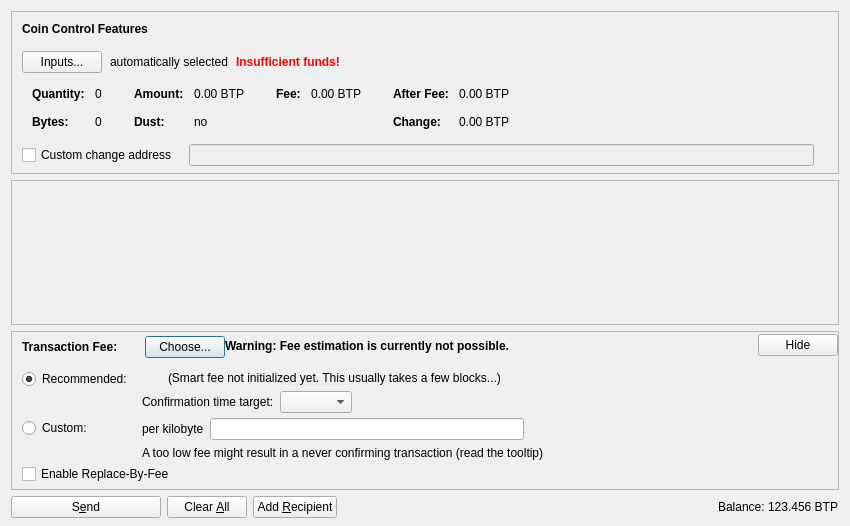
<?xml version="1.0" encoding="UTF-8"?>
<ui version="4.0">
 <class>SendCoinsDialog</class>
 <widget class="QDialog" name="SendCoinsDialog">
  <property name="geometry">
   <rect>
    <x>0</x>
    <y>0</y>
    <width>850</width>
    <height>526</height>
   </rect>
  </property>
  <property name="windowTitle">
   <string>Send Coins</string>
  </property>
  <layout class="QVBoxLayout" name="verticalLayout" stretch="0,1,0,0">
   <property name="bottomMargin">
    <number>8</number>
   </property>
   <item>
    <widget class="QFrame" name="frameCoinControl">
     <property name="sizePolicy">
      <sizepolicy hsizetype="Expanding" vsizetype="Expanding">
       <horstretch>0</horstretch>
       <verstretch>0</verstretch>
      </sizepolicy>
     </property>
     <property name="maximumSize">
      <size>
       <width>16777215</width>
       <height>16777215</height>
      </size>
     </property>
     <property name="frameShape">
      <enum>QFrame::StyledPanel</enum>
     </property>
     <property name="frameShadow">
      <enum>QFrame::Sunken</enum>
     </property>
     <layout class="QVBoxLayout" name="verticalLayoutCoinControl2">
      <property name="spacing">
       <number>0</number>
      </property>
      <property name="leftMargin">
       <number>0</number>
      </property>
      <property name="topMargin">
       <number>0</number>
      </property>
      <property name="rightMargin">
       <number>0</number>
      </property>
      <property name="bottomMargin">
       <number>6</number>
      </property>
      <item>
       <layout class="QVBoxLayout" name="verticalLayoutCoinControl" stretch="0,0,0,0,1">
        <property name="spacing">
         <number>0</number>
        </property>
        <property name="leftMargin">
         <number>10</number>
        </property>
        <property name="topMargin">
         <number>10</number>
        </property>
        <item>
         <layout class="QHBoxLayout" name="horizontalLayoutCoinControl1">
          <property name="bottomMargin">
           <number>15</number>
          </property>
          <item>
           <widget class="QLabel" name="labelCoinControlFeatures">
            <property name="sizePolicy">
             <sizepolicy hsizetype="Preferred" vsizetype="Maximum">
              <horstretch>0</horstretch>
              <verstretch>0</verstretch>
             </sizepolicy>
            </property>
            <property name="font">
             <font>
              <weight>75</weight>
              <bold>true</bold>
             </font>
            </property>
            <property name="styleSheet">
             <string notr="true">font-weight:bold;</string>
            </property>
            <property name="text">
             <string>Coin Control Features</string>
            </property>
           </widget>
          </item>
         </layout>
        </item>
        <item>
         <layout class="QHBoxLayout" name="horizontalLayoutCoinControl2" stretch="0,0,0,0">
          <property name="spacing">
           <number>8</number>
          </property>
          <property name="bottomMargin">
           <number>10</number>
          </property>
          <item>
           <widget class="QPushButton" name="pushButtonCoinControl">
            <property name="styleSheet">
             <string notr="true"/>
            </property>
            <property name="text">
             <string>Inputs...</string>
            </property>
            <property name="autoDefault">
             <bool>false</bool>
            </property>
           </widget>
          </item>
          <item>
           <widget class="QLabel" name="labelCoinControlAutomaticallySelected">
            <property name="text">
             <string>automatically selected</string>
            </property>
            <property name="margin">
             <number>5</number>
            </property>
           </widget>
          </item>
          <item>
           <widget class="QLabel" name="labelCoinControlInsuffFunds">
            <property name="font">
             <font>
              <weight>75</weight>
              <bold>true</bold>
             </font>
            </property>
            <property name="styleSheet">
             <string notr="true">color:red;font-weight:bold;</string>
            </property>
            <property name="text">
             <string>Insufficient funds!</string>
            </property>
            <property name="margin">
             <number>5</number>
            </property>
           </widget>
          </item>
          <item>
           <spacer name="horizontalSpacerCoinControl">
            <property name="orientation">
             <enum>Qt::Horizontal</enum>
            </property>
            <property name="sizeHint" stdset="0">
             <size>
              <width>40</width>
              <height>1</height>
             </size>
            </property>
           </spacer>
          </item>
         </layout>
        </item>
        <item>
         <widget class="QWidget" name="widgetCoinControl" native="true">
          <property name="sizePolicy">
           <sizepolicy hsizetype="Preferred" vsizetype="Preferred">
            <horstretch>0</horstretch>
            <verstretch>0</verstretch>
           </sizepolicy>
          </property>
          <property name="minimumSize">
           <size>
            <width>0</width>
            <height>0</height>
           </size>
          </property>
          <property name="styleSheet">
           <string notr="true"/>
          </property>
          <layout class="QHBoxLayout" name="horizontalLayoutCoinControl5">
           <property name="leftMargin">
            <number>0</number>
           </property>
           <property name="topMargin">
            <number>0</number>
           </property>
           <property name="rightMargin">
            <number>0</number>
           </property>
           <property name="bottomMargin">
            <number>0</number>
           </property>
           <item>
            <layout class="QHBoxLayout" name="horizontalLayoutCoinControl3" stretch="0,0,0,1">
             <property name="spacing">
              <number>20</number>
             </property>
             <property name="topMargin">
              <number>0</number>
             </property>
             <property name="bottomMargin">
              <number>10</number>
             </property>
             <item>
              <layout class="QFormLayout" name="formLayoutCoinControl1">
               <property name="horizontalSpacing">
                <number>10</number>
               </property>
               <property name="verticalSpacing">
                <number>14</number>
               </property>
               <property name="leftMargin">
                <number>10</number>
               </property>
               <property name="topMargin">
                <number>4</number>
               </property>
               <property name="rightMargin">
                <number>6</number>
               </property>
               <item row="0" column="0">
                <widget class="QLabel" name="labelCoinControlQuantityText">
                 <property name="font">
                  <font>
                   <weight>75</weight>
                   <bold>true</bold>
                  </font>
                 </property>
                 <property name="text">
                  <string>Quantity:</string>
                 </property>
                 <property name="margin">
                  <number>0</number>
                 </property>
                </widget>
               </item>
               <item row="0" column="1">
                <widget class="QLabel" name="labelCoinControlQuantity">
                 <property name="cursor">
                  <cursorShape>IBeamCursor</cursorShape>
                 </property>
                 <property name="contextMenuPolicy">
                  <enum>Qt::ActionsContextMenu</enum>
                 </property>
                 <property name="text">
                  <string notr="true">0</string>
                 </property>
                 <property name="margin">
                  <number>0</number>
                 </property>
                 <property name="textInteractionFlags">
                  <set>Qt::LinksAccessibleByMouse|Qt::TextSelectableByKeyboard|Qt::TextSelectableByMouse</set>
                 </property>
                </widget>
               </item>
               <item row="1" column="0">
                <widget class="QLabel" name="labelCoinControlBytesText">
                 <property name="font">
                  <font>
                   <weight>75</weight>
                   <bold>true</bold>
                  </font>
                 </property>
                 <property name="text">
                  <string>Bytes:</string>
                 </property>
                </widget>
               </item>
               <item row="1" column="1">
                <widget class="QLabel" name="labelCoinControlBytes">
                 <property name="cursor">
                  <cursorShape>IBeamCursor</cursorShape>
                 </property>
                 <property name="contextMenuPolicy">
                  <enum>Qt::ActionsContextMenu</enum>
                 </property>
                 <property name="text">
                  <string notr="true">0</string>
                 </property>
                 <property name="textInteractionFlags">
                  <set>Qt::LinksAccessibleByMouse|Qt::TextSelectableByKeyboard|Qt::TextSelectableByMouse</set>
                 </property>
                </widget>
               </item>
              </layout>
             </item>
             <item>
              <layout class="QFormLayout" name="formLayoutCoinControl2">
               <property name="horizontalSpacing">
                <number>10</number>
               </property>
               <property name="verticalSpacing">
                <number>14</number>
               </property>
               <property name="leftMargin">
                <number>6</number>
               </property>
               <property name="topMargin">
                <number>4</number>
               </property>
               <property name="rightMargin">
                <number>6</number>
               </property>
               <item row="0" column="0">
                <widget class="QLabel" name="labelCoinControlAmountText">
                 <property name="font">
                  <font>
                   <weight>75</weight>
                   <bold>true</bold>
                  </font>
                 </property>
                 <property name="text">
                  <string>Amount:</string>
                 </property>
                 <property name="margin">
                  <number>0</number>
                 </property>
                </widget>
               </item>
               <item row="0" column="1">
                <widget class="QLabel" name="labelCoinControlAmount">
                 <property name="cursor">
                  <cursorShape>IBeamCursor</cursorShape>
                 </property>
                 <property name="contextMenuPolicy">
                  <enum>Qt::ActionsContextMenu</enum>
                 </property>
                 <property name="text">
                  <string notr="true">0.00 BTP</string>
                 </property>
                 <property name="textInteractionFlags">
                  <set>Qt::LinksAccessibleByMouse|Qt::TextSelectableByKeyboard|Qt::TextSelectableByMouse</set>
                 </property>
                </widget>
               </item>
               <item row="1" column="0">
                <widget class="QLabel" name="labelCoinControlLowOutputText">
                 <property name="font">
                  <font>
                   <weight>75</weight>
                   <bold>true</bold>
                  </font>
                 </property>
                 <property name="text">
                  <string>Dust:</string>
                 </property>
                </widget>
               </item>
               <item row="1" column="1">
                <widget class="QLabel" name="labelCoinControlLowOutput">
                 <property name="cursor">
                  <cursorShape>IBeamCursor</cursorShape>
                 </property>
                 <property name="contextMenuPolicy">
                  <enum>Qt::ActionsContextMenu</enum>
                 </property>
                 <property name="text">
                  <string notr="true">no</string>
                 </property>
                 <property name="textInteractionFlags">
                  <set>Qt::LinksAccessibleByMouse|Qt::TextSelectableByKeyboard|Qt::TextSelectableByMouse</set>
                 </property>
                </widget>
               </item>
              </layout>
             </item>
             <item>
              <layout class="QFormLayout" name="formLayoutCoinControl3">
               <property name="horizontalSpacing">
                <number>10</number>
               </property>
               <property name="verticalSpacing">
                <number>14</number>
               </property>
               <property name="leftMargin">
                <number>6</number>
               </property>
               <property name="topMargin">
                <number>4</number>
               </property>
               <property name="rightMargin">
                <number>6</number>
               </property>
               <item row="0" column="0">
                <widget class="QLabel" name="labelCoinControlFeeText">
                 <property name="font">
                  <font>
                   <weight>75</weight>
                   <bold>true</bold>
                  </font>
                 </property>
                 <property name="text">
                  <string>Fee:</string>
                 </property>
                 <property name="margin">
                  <number>0</number>
                 </property>
                </widget>
               </item>
               <item row="0" column="1">
                <widget class="QLabel" name="labelCoinControlFee">
                 <property name="cursor">
                  <cursorShape>IBeamCursor</cursorShape>
                 </property>
                 <property name="contextMenuPolicy">
                  <enum>Qt::ActionsContextMenu</enum>
                 </property>
                 <property name="text">
                  <string notr="true">0.00 BTP</string>
                 </property>
                 <property name="textInteractionFlags">
                  <set>Qt::LinksAccessibleByMouse|Qt::TextSelectableByKeyboard|Qt::TextSelectableByMouse</set>
                 </property>
                </widget>
               </item>
              </layout>
             </item>
             <item>
              <layout class="QFormLayout" name="formLayoutCoinControl4">
               <property name="horizontalSpacing">
                <number>10</number>
               </property>
               <property name="verticalSpacing">
                <number>14</number>
               </property>
               <property name="leftMargin">
                <number>6</number>
               </property>
               <property name="topMargin">
                <number>4</number>
               </property>
               <property name="rightMargin">
                <number>6</number>
               </property>
               <item row="0" column="0">
                <widget class="QLabel" name="labelCoinControlAfterFeeText">
                 <property name="font">
                  <font>
                   <weight>75</weight>
                   <bold>true</bold>
                  </font>
                 </property>
                 <property name="text">
                  <string>After Fee:</string>
                 </property>
                 <property name="margin">
                  <number>0</number>
                 </property>
                </widget>
               </item>
               <item row="0" column="1">
                <widget class="QLabel" name="labelCoinControlAfterFee">
                 <property name="cursor">
                  <cursorShape>IBeamCursor</cursorShape>
                 </property>
                 <property name="contextMenuPolicy">
                  <enum>Qt::ActionsContextMenu</enum>
                 </property>
                 <property name="text">
                  <string notr="true">0.00 BTP</string>
                 </property>
                 <property name="textInteractionFlags">
                  <set>Qt::LinksAccessibleByMouse|Qt::TextSelectableByKeyboard|Qt::TextSelectableByMouse</set>
                 </property>
                </widget>
               </item>
               <item row="1" column="0">
                <widget class="QLabel" name="labelCoinControlChangeText">
                 <property name="font">
                  <font>
                   <weight>75</weight>
                   <bold>true</bold>
                  </font>
                 </property>
                 <property name="text">
                  <string>Change:</string>
                 </property>
                </widget>
               </item>
               <item row="1" column="1">
                <widget class="QLabel" name="labelCoinControlChange">
                 <property name="cursor">
                  <cursorShape>IBeamCursor</cursorShape>
                 </property>
                 <property name="contextMenuPolicy">
                  <enum>Qt::ActionsContextMenu</enum>
                 </property>
                 <property name="text">
                  <string notr="true">0.00 BTP</string>
                 </property>
                 <property name="textInteractionFlags">
                  <set>Qt::LinksAccessibleByMouse|Qt::TextSelectableByKeyboard|Qt::TextSelectableByMouse</set>
                 </property>
                </widget>
               </item>
              </layout>
             </item>
            </layout>
           </item>
          </layout>
         </widget>
        </item>
        <item>
         <layout class="QHBoxLayout" name="horizontalLayoutCoinControl4" stretch="0,0,0">
          <property name="spacing">
           <number>12</number>
          </property>
          <property name="sizeConstraint">
           <enum>QLayout::SetDefaultConstraint</enum>
          </property>
          <property name="topMargin">
           <number>5</number>
          </property>
          <property name="rightMargin">
           <number>5</number>
          </property>
          <item>
           <widget class="QCheckBox" name="checkBoxCoinControlChange">
            <property name="toolTip">
             <string>If this is activated, but the change address is empty or invalid, change will be sent to a newly generated address.</string>
            </property>
            <property name="text">
             <string>Custom change address</string>
            </property>
           </widget>
          </item>
          <item>
           <widget class="QValidatedLineEdit" name="lineEditCoinControlChange">
            <property name="enabled">
             <bool>false</bool>
            </property>
            <property name="sizePolicy">
             <sizepolicy hsizetype="Expanding" vsizetype="Fixed">
              <horstretch>0</horstretch>
              <verstretch>0</verstretch>
             </sizepolicy>
            </property>
           </widget>
          </item>
          <item>
           <widget class="QLabel" name="labelCoinControlChangeLabel">
            <property name="sizePolicy">
             <sizepolicy hsizetype="Preferred" vsizetype="Expanding">
              <horstretch>0</horstretch>
              <verstretch>0</verstretch>
             </sizepolicy>
            </property>
            <property name="minimumSize">
             <size>
              <width>0</width>
              <height>0</height>
             </size>
            </property>
            <property name="text">
             <string/>
            </property>
            <property name="margin">
             <number>3</number>
            </property>
           </widget>
          </item>
         </layout>
        </item>
        <item>
         <spacer name="verticalSpacerCoinControl">
          <property name="orientation">
           <enum>Qt::Vertical</enum>
          </property>
          <property name="sizeHint" stdset="0">
           <size>
            <width>800</width>
            <height>1</height>
           </size>
          </property>
         </spacer>
        </item>
       </layout>
      </item>
     </layout>
    </widget>
   </item>
   <item>
    <widget class="QScrollArea" name="scrollArea">
     <property name="widgetResizable">
      <bool>true</bool>
     </property>
     <widget class="QWidget" name="scrollAreaWidgetContents">
      <property name="geometry">
       <rect>
        <x>0</x>
        <y>0</y>
        <width>830</width>
        <height>104</height>
       </rect>
      </property>
      <layout class="QVBoxLayout" name="verticalLayout_2" stretch="0,1">
       <property name="leftMargin">
        <number>0</number>
       </property>
       <property name="topMargin">
        <number>0</number>
       </property>
       <property name="rightMargin">
        <number>0</number>
       </property>
       <property name="bottomMargin">
        <number>0</number>
       </property>
       <item>
        <layout class="QVBoxLayout" name="entries">
         <property name="spacing">
          <number>6</number>
         </property>
        </layout>
       </item>
       <item>
        <spacer name="verticalSpacer">
         <property name="orientation">
          <enum>Qt::Vertical</enum>
         </property>
         <property name="sizeHint" stdset="0">
          <size>
           <width>20</width>
           <height>40</height>
          </size>
         </property>
        </spacer>
       </item>
      </layout>
     </widget>
    </widget>
   </item>
   <item>
    <widget class="QFrame" name="frameFee">
     <property name="sizePolicy">
      <sizepolicy hsizetype="Expanding" vsizetype="Expanding">
       <horstretch>0</horstretch>
       <verstretch>0</verstretch>
      </sizepolicy>
     </property>
     <property name="maximumSize">
      <size>
       <width>16777215</width>
       <height>16777215</height>
      </size>
     </property>
     <property name="frameShape">
      <enum>QFrame::StyledPanel</enum>
     </property>
     <property name="frameShadow">
      <enum>QFrame::Sunken</enum>
     </property>
     <layout class="QVBoxLayout" name="verticalLayoutFee1">
      <property name="spacing">
       <number>0</number>
      </property>
      <property name="leftMargin">
       <number>0</number>
      </property>
      <property name="topMargin">
       <number>0</number>
      </property>
      <property name="rightMargin">
       <number>0</number>
      </property>
      <property name="bottomMargin">
       <number>0</number>
      </property>
      <item>
       <layout class="QVBoxLayout" name="verticalLayoutFee2" stretch="0,0,0">
        <property name="spacing">
         <number>0</number>
        </property>
        <property name="leftMargin">
         <number>10</number>
        </property>
        <property name="topMargin">
         <number>0</number>
        </property>
        <item>
         <layout class="QHBoxLayout" name="horizontalLayoutFee1">
          <property name="bottomMargin">
           <number>0</number>
          </property>
          <item>
           <layout class="QVBoxLayout" name="verticalLayoutFee7">
            <property name="spacing">
             <number>0</number>
            </property>
            <item>
             <spacer name="verticalSpacerSmartFee">
              <property name="orientation">
               <enum>Qt::Vertical</enum>
              </property>
              <property name="sizeType">
               <enum>QSizePolicy::Fixed</enum>
              </property>
              <property name="sizeHint" stdset="0">
               <size>
                <width>1</width>
                <height>4</height>
               </size>
              </property>
             </spacer>
            </item>
            <item>
             <layout class="QHBoxLayout" name="horizontalLayoutSmartFee">
              <property name="spacing">
               <number>10</number>
              </property>
              <item>
               <widget class="QLabel" name="labelFeeHeadline">
                <property name="sizePolicy">
                 <sizepolicy hsizetype="Preferred" vsizetype="Maximum">
                  <horstretch>0</horstretch>
                  <verstretch>0</verstretch>
                 </sizepolicy>
                </property>
                <property name="font">
                 <font>
                  <weight>75</weight>
                  <bold>true</bold>
                 </font>
                </property>
                <property name="styleSheet">
                 <string notr="true">font-weight:bold;</string>
                </property>
                <property name="text">
                 <string>Transaction Fee:</string>
                </property>
               </widget>
              </item>
              <item>
               <widget class="QLabel" name="labelFeeMinimized">
                <property name="text">
                 <string/>
                </property>
               </widget>
              </item>
              <item>
               <widget class="QPushButton" name="buttonChooseFee">
                <property name="text">
                 <string>Choose...</string>
                </property>
               </widget>
              </item>
             </layout>
            </item>
            <item>
             <spacer name="verticalSpacer_5">
              <property name="orientation">
               <enum>Qt::Vertical</enum>
              </property>
              <property name="sizeHint" stdset="0">
               <size>
                <width>1</width>
                <height>1</height>
               </size>
              </property>
             </spacer>
            </item>
           </layout>
          </item>
          <item>
           <widget class="QLabel" name="fallbackFeeWarningLabel">
            <property name="toolTip">
             <string>Using the fallbackfee can result in sending a transaction that will take several hours or days (or never) to confirm. Consider choosing your fee manually or wait until you have validated the complete chain.</string>
            </property>
            <property name="font">
            <font>
                <weight>75</weight>
                <bold>true</bold>
            </font>
            </property>
            <property name="text">
             <string>Warning: Fee estimation is currently not possible.</string>
            </property>
            <property name="wordWrap">
             <bool>false</bool>
            </property>
           </widget>
          </item>
          <item>
           <spacer name="horizontalSpacer_4">
            <property name="orientation">
             <enum>Qt::Horizontal</enum>
            </property>
            <property name="sizeType">
             <enum>QSizePolicy::MinimumExpanding</enum>
            </property>
            <property name="sizeHint" stdset="0">
             <size>
              <width>40</width>
              <height>20</height>
             </size>
            </property>
           </spacer>
          </item>
          <item>
           <widget class="QPushButton" name="buttonMinimizeFee">
            <property name="toolTip">
             <string>Hide transaction fee settings</string>
            </property>
            <property name="text">
             <string>Hide</string>
            </property>
           </widget>
          </item>
         </layout>
        </item>
        <item>
         <widget class="QFrame" name="frameFeeSelection">
          <layout class="QVBoxLayout" name="verticalLayoutFee12">
           <property name="spacing">
            <number>0</number>
           </property>
           <property name="leftMargin">
            <number>0</number>
           </property>
           <property name="topMargin">
            <number>0</number>
           </property>
           <property name="rightMargin">
            <number>0</number>
           </property>
           <property name="bottomMargin">
            <number>0</number>
           </property>
           <item>
            <layout class="QGridLayout" name="gridLayoutFee">
             <property name="topMargin">
              <number>10</number>
             </property>
             <property name="bottomMargin">
              <number>4</number>
             </property>
             <property name="horizontalSpacing">
              <number>10</number>
             </property>
             <property name="verticalSpacing">
              <number>4</number>
             </property>
             <item row="1" column="1">
              <layout class="QVBoxLayout" name="verticalLayoutFee8">
               <property name="spacing">
                <number>6</number>
               </property>
               <item>
                <layout class="QHBoxLayout" name="horizontalLayoutFee13">
                 <item>
                  <widget class="QLabel" name="labelCustomPerKilobyte">
                   <property name="toolTip">
                    <string>Specify a custom fee per kB (1,000 bytes) of the transaction's virtual size.

Note:  Since the fee is calculated on a per-byte basis, a fee of "100 satoshis per kB" for a transaction size of 500 bytes (half of 1 kB) would ultimately yield a fee of only 50 satoshis.</string>
                   </property>
                   <property name="text">
                    <string>per kilobyte</string>
                   </property>
                  </widget>
                 </item>
                 <item>
                  <widget class="BitPalAmountField" name="customFee"/>
                 </item>
                 <item>
                  <spacer name="horizontalSpacer_6">
                   <property name="orientation">
                    <enum>Qt::Horizontal</enum>
                   </property>
                   <property name="sizeHint" stdset="0">
                    <size>
                     <width>1</width>
                     <height>1</height>
                    </size>
                   </property>
                  </spacer>
                 </item>
                </layout>
               </item>
               <item>
                <layout class="QHBoxLayout" name="horizontalLayoutFee8">
                 <item>
                  <widget class="QLabel" name="labelCustomFeeWarning">
                   <property name="enabled">
                    <bool>true</bool>
                   </property>
                   <property name="toolTip">
                    <string>When there is less transaction volume than space in the blocks, miners as well as relaying nodes may enforce a minimum fee. Paying only this minimum fee is just fine, but be aware that this can result in a never confirming transaction once there is more demand for bitpal transactions than the network can process.</string>
                   </property>
                   <property name="text">
                    <string>A too low fee might result in a never confirming transaction (read the tooltip)</string>
                   </property>
                  </widget>
                 </item>
                 <item>
                  <spacer name="horizontalSpacer_2">
                   <property name="orientation">
                    <enum>Qt::Horizontal</enum>
                   </property>
                   <property name="sizeHint" stdset="0">
                    <size>
                     <width>1</width>
                     <height>1</height>
                    </size>
                   </property>
                  </spacer>
                 </item>
                </layout>
               </item>
              </layout>
             </item>
             <item row="0" column="0">
              <layout class="QVBoxLayout" name="verticalLayoutFee4" stretch="0,1">
               <item>
                <widget class="QRadioButton" name="radioSmartFee">
                 <property name="text">
                  <string>Recommended:</string>
                 </property>
                 <property name="checked">
                  <bool>true</bool>
                 </property>
                 <attribute name="buttonGroup">
                  <string notr="true">groupFee</string>
                 </attribute>
                </widget>
               </item>
               <item>
                <spacer name="verticalSpacer_2">
                 <property name="orientation">
                  <enum>Qt::Vertical</enum>
                 </property>
                 <property name="sizeHint" stdset="0">
                  <size>
                   <width>1</width>
                   <height>1</height>
                  </size>
                 </property>
                </spacer>
               </item>
              </layout>
             </item>
             <item row="1" column="0">
              <layout class="QVBoxLayout" name="verticalLayoutFee9" stretch="0,1">
               <item>
                <widget class="QRadioButton" name="radioCustomFee">
                 <property name="text">
                  <string>Custom:</string>
                 </property>
                 <attribute name="buttonGroup">
                  <string notr="true">groupFee</string>
                 </attribute>
                </widget>
               </item>
               <item>
                <spacer name="verticalSpacer_6">
                 <property name="orientation">
                  <enum>Qt::Vertical</enum>
                 </property>
                 <property name="sizeHint" stdset="0">
                  <size>
                   <width>1</width>
                   <height>1</height>
                  </size>
                 </property>
                </spacer>
               </item>
              </layout>
             </item>
             <item row="0" column="1">
              <layout class="QVBoxLayout" name="verticalLayoutFee3" stretch="0,0,1">
               <property name="spacing">
                <number>6</number>
               </property>
               <property name="topMargin">
                <number>2</number>
               </property>
               <item>
                <layout class="QHBoxLayout" name="horizontalLayoutFee12">
                 <item>
                  <widget class="QLabel" name="labelSmartFee">
                   <property name="text">
                    <string/>
                   </property>
                  </widget>
                 </item>
                 <item>
                  <widget class="QLabel" name="labelFeeEstimation">
                   <property name="text">
                    <string/>
                   </property>
                  </widget>
                 </item>
                 <item>
                  <widget class="QLabel" name="labelSmartFee2">
                   <property name="text">
                    <string>(Smart fee not initialized yet. This usually takes a few blocks...)</string>
                   </property>
                  </widget>
                 </item>
                 <item>
                  <spacer name="horizontalSpacer_5">
                   <property name="orientation">
                    <enum>Qt::Horizontal</enum>
                   </property>
                   <property name="sizeHint" stdset="0">
                    <size>
                     <width>1</width>
                     <height>1</height>
                    </size>
                   </property>
                  </spacer>
                 </item>
                </layout>
               </item>
               <item>
                <layout class="QHBoxLayout" name="horizontalLayoutFee9">
                 <item>
                  <layout class="QVBoxLayout" name="verticalLayoutFee6">
                   <item>
                    <widget class="QLabel" name="labelSmartFee3">
                     <property name="text">
                      <string>Confirmation time target:</string>
                     </property>
                    </widget>
                   </item>
                  </layout>
                 </item>
                 <item>
                  <layout class="QVBoxLayout" name="verticalLayoutFee5">
                   <property name="rightMargin">
                    <number>30</number>
                   </property>
                   <item>
                    <layout class="QHBoxLayout" name="horizontalLayoutConfTarget">
                     <property name="bottomMargin">
                      <number>0</number>
                     </property>
                     <item>
                      <widget class="QComboBox" name="confTargetSelector"/>
                     </item>
                     <item>
                      <spacer name="horizontalSpacerConfTarget">
                       <property name="orientation">
                        <enum>Qt::Horizontal</enum>
                       </property>
                       <property name="sizeHint" stdset="0">
                        <size>
                         <width>40</width>
                         <height>20</height>
                        </size>
                       </property>
                      </spacer>
                     </item>
                    </layout>
                   </item>
                  </layout>
                 </item>
                </layout>
               </item>
               <item>
                <spacer name="verticalSpacer_4">
                 <property name="orientation">
                  <enum>Qt::Vertical</enum>
                 </property>
                 <property name="sizeHint" stdset="0">
                  <size>
                   <width>1</width>
                   <height>1</height>
                  </size>
                 </property>
                </spacer>
               </item>
              </layout>
             </item>
            </layout>
           </item>
           <item>
            <widget class="QCheckBox" name="optInRBF">
             <property name="text">
              <string>Enable Replace-By-Fee</string>
             </property>
             <property name="toolTip">
              <string>With Replace-By-Fee (BIP-125) you can increase a transaction's fee after it is sent. Without this, a higher fee may be recommended to compensate for increased transaction delay risk.</string>
             </property>
            </widget>
           </item>
          </layout>
         </widget>
        </item>
        <item>
         <spacer name="verticalSpacerFee">
          <property name="orientation">
           <enum>Qt::Vertical</enum>
          </property>
          <property name="sizeHint" stdset="0">
           <size>
            <width>40</width>
            <height>5</height>
           </size>
          </property>
         </spacer>
        </item>
       </layout>
      </item>
     </layout>
    </widget>
   </item>
   <item>
    <layout class="QHBoxLayout" name="horizontalLayout">
     <item>
      <widget class="QPushButton" name="sendButton">
       <property name="minimumSize">
        <size>
         <width>150</width>
         <height>0</height>
        </size>
       </property>
       <property name="toolTip">
        <string>Confirm the send action</string>
       </property>
       <property name="text">
        <string>S&amp;end</string>
       </property>
       <property name="icon">
        <iconset resource="../bitpal.qrc">
         <normaloff>:/icons/send</normaloff>:/icons/send</iconset>
       </property>
       <property name="autoDefault">
        <bool>false</bool>
       </property>
       <property name="default">
        <bool>false</bool>
       </property>
      </widget>
     </item>
     <item>
      <widget class="QPushButton" name="clearButton">
       <property name="sizePolicy">
        <sizepolicy hsizetype="Minimum" vsizetype="Fixed">
         <horstretch>0</horstretch>
         <verstretch>0</verstretch>
        </sizepolicy>
       </property>
       <property name="toolTip">
        <string>Clear all fields of the form.</string>
       </property>
       <property name="text">
        <string>Clear &amp;All</string>
       </property>
       <property name="icon">
        <iconset resource="../bitpal.qrc">
         <normaloff>:/icons/remove</normaloff>:/icons/remove</iconset>
       </property>
       <property name="autoDefault">
        <bool>false</bool>
       </property>
      </widget>
     </item>
     <item>
      <widget class="QPushButton" name="addButton">
       <property name="toolTip">
        <string>Send to multiple recipients at once</string>
       </property>
       <property name="text">
        <string>Add &amp;Recipient</string>
       </property>
       <property name="icon">
        <iconset resource="../bitpal.qrc">
         <normaloff>:/icons/add</normaloff>:/icons/add</iconset>
       </property>
       <property name="autoDefault">
        <bool>false</bool>
       </property>
      </widget>
     </item>
     <item>
      <spacer name="horizontalSpacer">
       <property name="orientation">
        <enum>Qt::Horizontal</enum>
       </property>
       <property name="sizeHint" stdset="0">
        <size>
         <width>40</width>
         <height>20</height>
        </size>
       </property>
      </spacer>
     </item>
     <item>
      <layout class="QHBoxLayout" name="horizontalLayout_2">
       <property name="spacing">
        <number>3</number>
       </property>
       <item>
        <widget class="QLabel" name="labelBalanceName">
         <property name="sizePolicy">
          <sizepolicy hsizetype="Preferred" vsizetype="Fixed">
           <horstretch>0</horstretch>
           <verstretch>0</verstretch>
          </sizepolicy>
         </property>
         <property name="text">
          <string>Balance:</string>
         </property>
        </widget>
       </item>
       <item>
        <widget class="QLabel" name="labelBalance">
         <property name="sizePolicy">
          <sizepolicy hsizetype="Preferred" vsizetype="Fixed">
           <horstretch>0</horstretch>
           <verstretch>0</verstretch>
          </sizepolicy>
         </property>
         <property name="cursor">
          <cursorShape>IBeamCursor</cursorShape>
         </property>
         <property name="text">
          <string notr="true">123.456 BTP</string>
         </property>
         <property name="textInteractionFlags">
          <set>Qt::LinksAccessibleByMouse|Qt::TextSelectableByKeyboard|Qt::TextSelectableByMouse</set>
         </property>
        </widget>
       </item>
      </layout>
     </item>
    </layout>
   </item>
  </layout>
 </widget>
 <customwidgets>
  <customwidget>
   <class>QValidatedLineEdit</class>
   <extends>QLineEdit</extends>
   <header>qt/qvalidatedlineedit.h</header>
  </customwidget>
  <customwidget>
   <class>BitPalAmountField</class>
   <extends>QLineEdit</extends>
   <header>qt/bitpalamountfield.h</header>
   <container>1</container>
  </customwidget>
 </customwidgets>
 <resources>
  <include location="../bitpal.qrc"/>
 </resources>
 <connections/>
 <buttongroups>
  <buttongroup name="groupFee"/>
 </buttongroups>
</ui>
